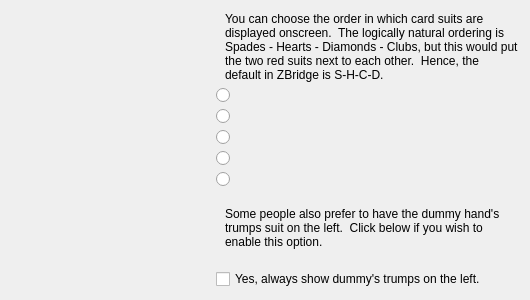
<?xml version="1.0" encoding="UTF-8"?>
<ui version="4.0">
 <class>CProgConfigSuitsDisplayPage</class>
 <widget class="QWizardPage" name="CProgConfigSuitsDisplayPage">
  <property name="geometry">
   <rect>
    <x>0</x>
    <y>0</y>
    <width>530</width>
    <height>300</height>
   </rect>
  </property>
  <property name="windowTitle">
   <string>WizardPage</string>
  </property>
  <layout class="QVBoxLayout" name="verticalLayout_2">
   <item>
    <layout class="QHBoxLayout" name="horizontalLayout">
     <item>
      <widget class="QLabel" name="label">
       <property name="text">
        <string/>
       </property>
       <property name="pixmap">
        <pixmap resource="images.qrc">:/newPrefix/resources/BridgeSceneGG7.bmp</pixmap>
       </property>
      </widget>
     </item>
     <item>
      <layout class="QVBoxLayout" name="verticalLayout">
       <item>
        <widget class="QLabel" name="label_2">
         <property name="maximumSize">
          <size>
           <width>310</width>
           <height>16777215</height>
          </size>
         </property>
         <property name="text">
          <string>You can choose the order in which card suits are displayed onscreen.  The logically natural ordering is Spades - Hearts - Diamonds - Clubs, but this would put the two red suits next to each other.  Hence, the default in ZBridge is S-H-C-D.</string>
         </property>
         <property name="wordWrap">
          <bool>true</bool>
         </property>
         <property name="indent">
          <number>9</number>
         </property>
        </widget>
       </item>
       <item>
        <widget class="QRadioButton" name="shcdSuitSequence">
         <property name="text">
          <string/>
         </property>
         <property name="icon">
          <iconset resource="images.qrc">
           <normaloff>:/newPrefix/resources/Suit_Order_1.bmp</normaloff>:/newPrefix/resources/Suit_Order_1.bmp</iconset>
         </property>
         <property name="iconSize">
          <size>
           <width>100</width>
           <height>16</height>
          </size>
         </property>
        </widget>
       </item>
       <item>
        <widget class="QRadioButton" name="shdcSuitSequence">
         <property name="text">
          <string/>
         </property>
         <property name="icon">
          <iconset resource="images.qrc">
           <normaloff>:/newPrefix/resources/Suit_Order_2.bmp</normaloff>:/newPrefix/resources/Suit_Order_2.bmp</iconset>
         </property>
         <property name="iconSize">
          <size>
           <width>100</width>
           <height>16</height>
          </size>
         </property>
        </widget>
       </item>
       <item>
        <widget class="QRadioButton" name="dchsSuitSequence">
         <property name="text">
          <string/>
         </property>
         <property name="icon">
          <iconset resource="images.qrc">
           <normaloff>:/newPrefix/resources/Suit_Order_3.bmp</normaloff>:/newPrefix/resources/Suit_Order_3.bmp</iconset>
         </property>
         <property name="iconSize">
          <size>
           <width>100</width>
           <height>16</height>
          </size>
         </property>
        </widget>
       </item>
       <item>
        <widget class="QRadioButton" name="cdhsSuitSequence">
         <property name="text">
          <string/>
         </property>
         <property name="icon">
          <iconset resource="images.qrc">
           <normaloff>:/newPrefix/resources/Suit_Order_4.bmp</normaloff>:/newPrefix/resources/Suit_Order_4.bmp</iconset>
         </property>
         <property name="iconSize">
          <size>
           <width>100</width>
           <height>16</height>
          </size>
         </property>
        </widget>
       </item>
       <item>
        <widget class="QRadioButton" name="hsdcSuitSequence">
         <property name="text">
          <string/>
         </property>
         <property name="icon">
          <iconset resource="images.qrc">
           <normaloff>:/newPrefix/resources/Suit_Order_5.bmp</normaloff>:/newPrefix/resources/Suit_Order_5.bmp</iconset>
         </property>
         <property name="iconSize">
          <size>
           <width>100</width>
           <height>16</height>
          </size>
         </property>
        </widget>
       </item>
       <item>
        <widget class="QLabel" name="label_3">
         <property name="maximumSize">
          <size>
           <width>310</width>
           <height>16777215</height>
          </size>
         </property>
         <property name="text">
          <string>Some people also prefer to have the dummy hand's trumps suit on the left.  Click below if you wish to enable this option.</string>
         </property>
         <property name="wordWrap">
          <bool>true</bool>
         </property>
         <property name="indent">
          <number>9</number>
         </property>
        </widget>
       </item>
       <item>
        <widget class="QCheckBox" name="showDummyTrumpsOnLeft">
         <property name="text">
          <string>Yes, always show dummy's trumps on the left.</string>
         </property>
        </widget>
       </item>
      </layout>
     </item>
    </layout>
   </item>
  </layout>
 </widget>
 <resources>
  <include location="images.qrc"/>
 </resources>
 <connections/>
</ui>
